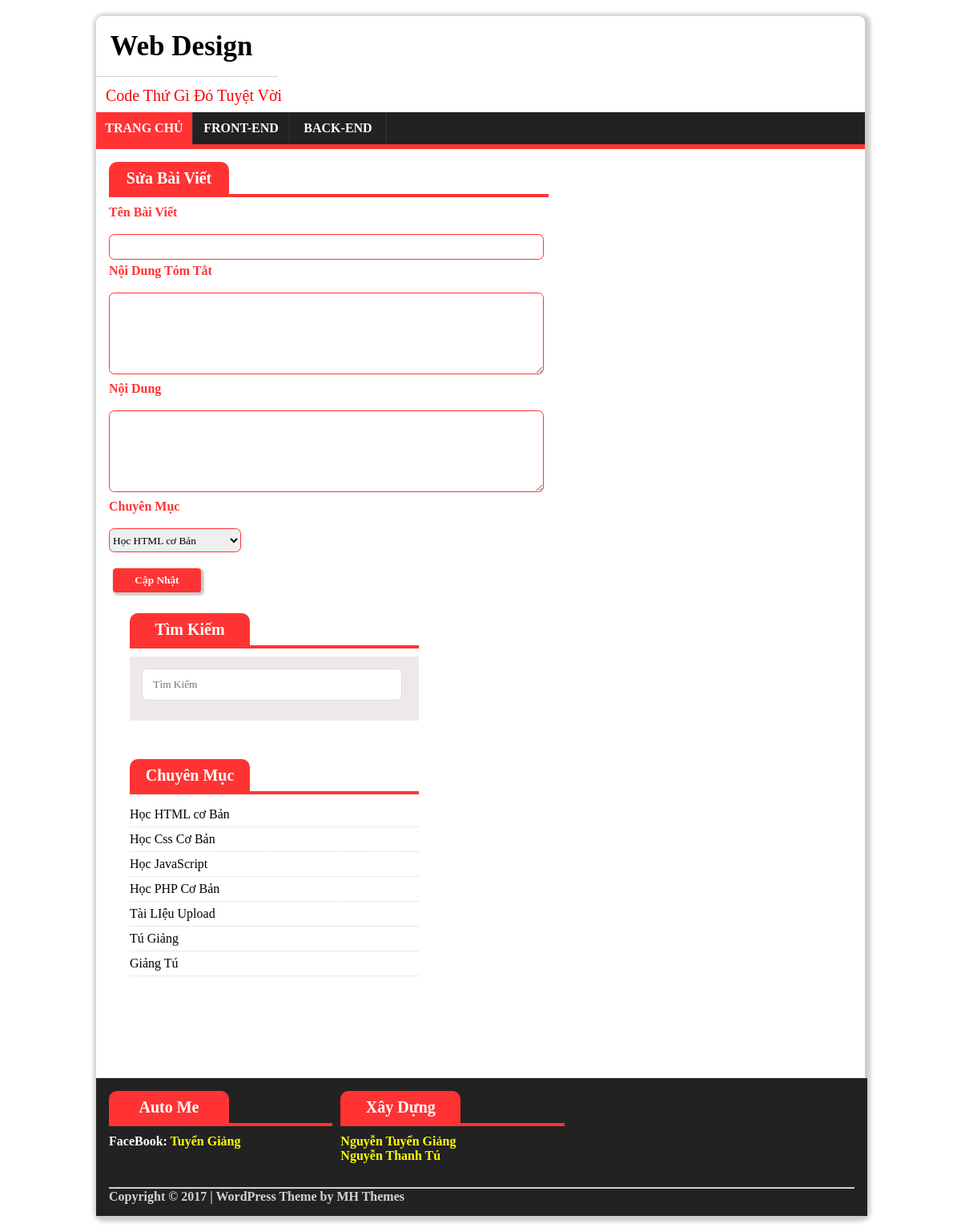
/edit-posts.php, run on the app's committed database.
### tables this page shows
CREATE TABLE IF NOT EXISTS `category` (
  `id` int(11) NOT NULL,
  `title` varchar(100) NOT NULL,
  `content` text NOT NULL
);

### edit-posts.php (the view, shortened to what this page needs)
<?php require_once("temp/ad/header_ad.php");?>
<?php require_once("temp/menu.php");?>
<?php
		$id=$_GET['id'];
		$sql="SELECT * FROM posts WHERE id='{$id}'";
		$query=mysqli_query($conn,$sql);
		$row=mysqli_fetch_array($query,MYSQLI_ASSOC);
?>
<div id="main">
	<div id="main-left">
		<div id="list">
			<div id="list-title">Sửa Bài Viết</div>
		</div>
		<form method="post">
			<label><h4>Tên Bài Viết</h4><br>
				<input type="text" name="title" value="<?php echo $row['title'];?>">
			</label>
			<label><h4>Nội Dung Tóm Tắt</h4><br>
				<textarea name="excerpt"><?php echo $row['excerpt']; ?></textarea>
			</label>
			<label><h4>Nội Dung</h4><br>
				<textarea name="content"><?php echo $row['content']; ?></textarea>
			</label>
			<label><h4>Chuyên Mục</h4><br>
				<select name="category">
					<?php
						$sl="SELECT * FROM category";
						$que=mysqli_query($conn,$sl);
						while($rss=mysqli_fetch_array($que,MYSQLI_ASSOC)):
					?>
						<option <?php if($rss["id"]==$row["cat_id"]){echo "selected";}; ?>
						value="<?php echo $rss['id'];?>">
							<?php echo $rss['title'];?>
						</option>
					<?php endwhile; ?>
				</select>
			</label><br>
			<button type="submit">Cập Nhật</button>
		</form>
	</div>
	<div id="main-right">
		<div id="search">
			<div id="list">
				<div id="list-title">Tìm Kiếm</div>
			</div>
			<div class="search-back">
				<form method="post" action="search.php">
					<input type="search" name="search" placeholder="Tìm Kiếm">
				</form>
			</div>
		</div>
		<div id="category">
			<div id="list">
				<div id="list-title">Chuyên Mục</div>
			</div>
			<ul>
				<?php
					$sql="SELECT * FROM category";
					$query=mysqli_query($conn,$sql);
					while($row=mysqli_fetch_array($query,MYSQLI_ASSOC)) :
				?>
				<li><a href="list.php?id=<?php echo $row['id']; ?>">
						<?php echo $row['title']; ?>
					</a>
				</li>
			<?php endwhile;?>
			</ul>
		</div>
	</div>
</div>
<?php require_once("temp/bottom.php"); ?>

### css/main1.css (style rules this page uses)
* { margin:0; padding:0; font-family:ubuntu; }
body { width:80%; margin:auto; margin-top:20px; margin-bottom:20px; height:auto; clear:left; border-radius:0.5em; box-shadow:2px 2px 5px 5px rgba(0,0,0,0.2); }
ul { list-style-type:none; }
h4 { color:#ff3333; margin-top:5px; }
a { color:black; text-decoration:none; transition:0.5s ease all; }
#list { width:100%; height:40px; margin-bottom:10px; border-bottom:4px solid #FF3333; }
#list-title { width:150px; height:40px; text-align:center; line-height:40px; background:#FF3333; color:white; font-weight:bold; font-size:20px; border-top-right-radius:0.5em; border-top-left-radius:0.5em; }
#main { float:left; width:97%; padding:1em; }
#main-left { float:left; width:59%; }
#main-right { float:left; width:40%; height:580px; margin-left:10px; }
#search { margin-top:10px; padding:1em; width:97%; height:80px; margin-bottom:30px; }
.search-back { width:100%; height:80px; background:#EEE9E9; }
#category { width:97%; padding:1em; height:500px; margin-top:70px; }
#category li { width:100%; height:30px; border-bottom:dotted 1px lightgray; }
#category li a { line-height:30px; }
input[type="text"] { width:96%; height:30px; padding-left:1em; border-radius:0.5em; border:1px solid #ff3333; }
input[type="search"] { width:90%; height:40px; border:1px solid #ddd; padding-left:1em; border-radius:0.5em; margin:15px 15px; }
textarea { width:96%; height:100px; padding-left:1em; border-radius:0.5em; border:1px solid #ff3333; }
select { width:30%; height:30px; border-radius:0.5em; border:1px solid #ff3333; }
option { background:#ff3333; color:white; padding-left:0.3em; height:30px; line-height:30px; }
button { float:left; margin-left:5px; width:20%; height:30px; line-height:30px; background:#ff3333; border:none; font-weight:bold; cursor:pointer; margin-top:20px; border-radius:0.3em; color:white; box-shadow:2px 2px 2px 2px rgba(0,0,0,0.2); }

### data on the page
category: title "Học HTML cơ Bản"
category: title "Học Css Cơ Bản"
category: title "Học JavaScript"
category: title "Học PHP Cơ Bản"
category: title "Tài LIệu Upload"
category: title "Tú Giảng"
category: title "Giảng Tú"

### other printed values
form field category "Học HTML cơ Bản"
